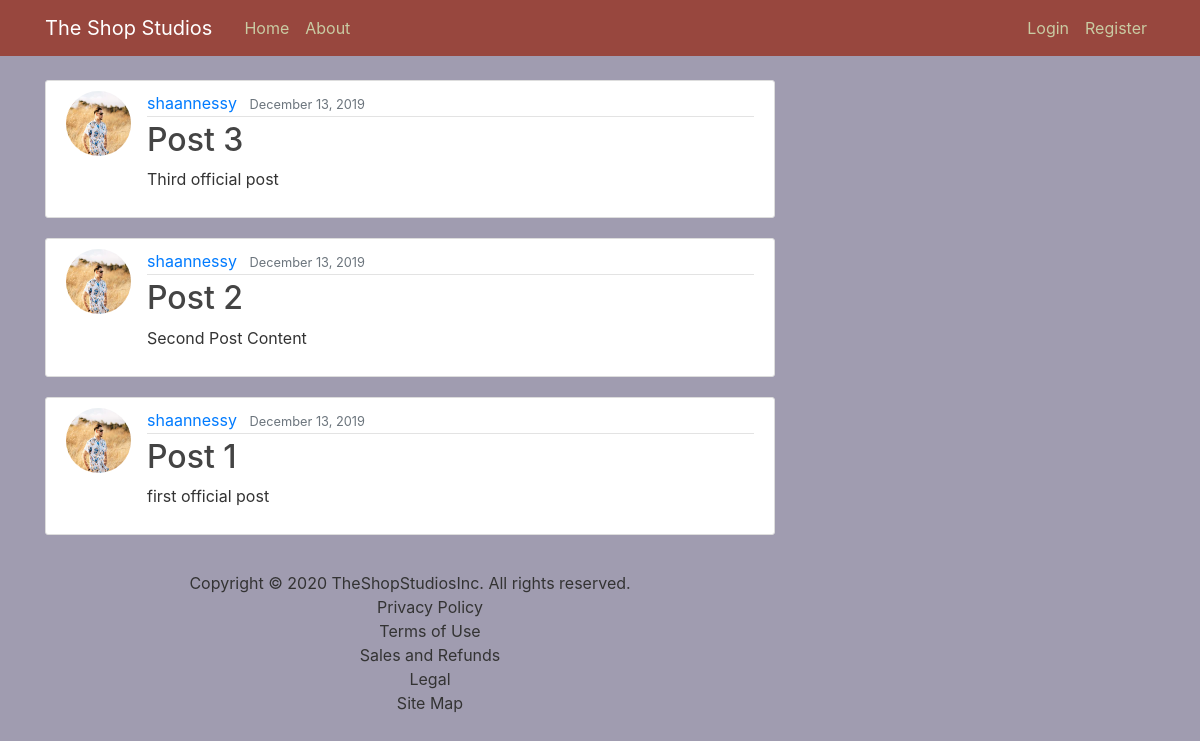
The app's page /, older data.
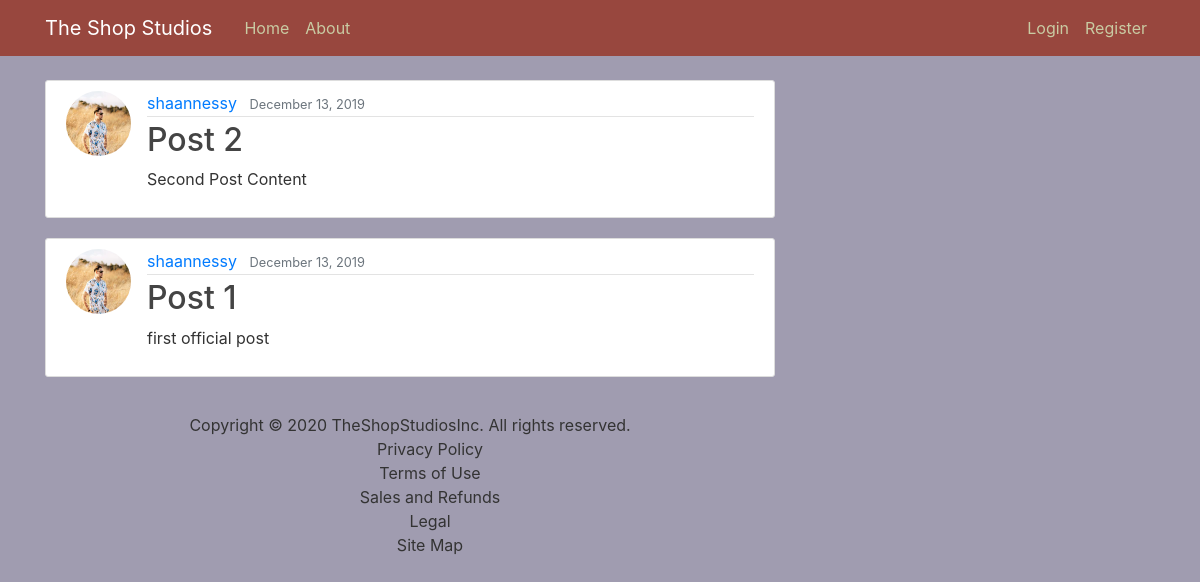
The same page, newer data.
### userpost/models.py (models this page shows, shortened)
class Post(models.Model):
    title = models.CharField(max_length=100)
    content = models.TextField()
    date_posted = models.DateTimeField(default=timezone.now)
    author = models.ForeignKey(User, on_delete=models.CASCADE)

### users/models.py (models this page shows, shortened)
class Profile(models.Model):
    user = models.OneToOneField(User, on_delete=models.CASCADE)
    image = models.ImageField(default='default.jpg', upload_to='profile_pics')

### userpost/views.py (the view)
# urls.py: path('', PostListView.as_view(), name='userpost-home'),
class PostListView(ListView):
    model = Post
    template_name = 'userpost/home.html'  # <app>/<model>_<viewtype>.html
    context_object_name = 'posts'
    ordering = ['-date_posted']

### userpost/templates/userpost/home.html
{% extends "userpost/base.html" %}
{% block content %}
    {% for post in posts %}
        <article class="media content-section">
          <img class="rounded-circle article-img" src="{{ post.author.profile.image.url }}">
          <div class="media-body">
            <div class="article-metadata">
              <a class="mr-2" href="#">{{ post.author }}</a>
              <small class="text-muted">{{ post.date_posted|date:"F d, Y" }}</small>
            </div>
            <h2><a class="article-title" href="{% url 'post-detail' post.id %}">{{ post.title }}</a></h2>
            <p class="article-content">{{ post.content }}</p>
          </div>
        </article>
    {% endfor %}
{% endblock content %}

Row changes from the older to the newer data that the page shows:
removed Post: author.profile.image (picture), author "shaannessy", date_posted "December 13, 2019", title "Post 3", content "Third official post"
